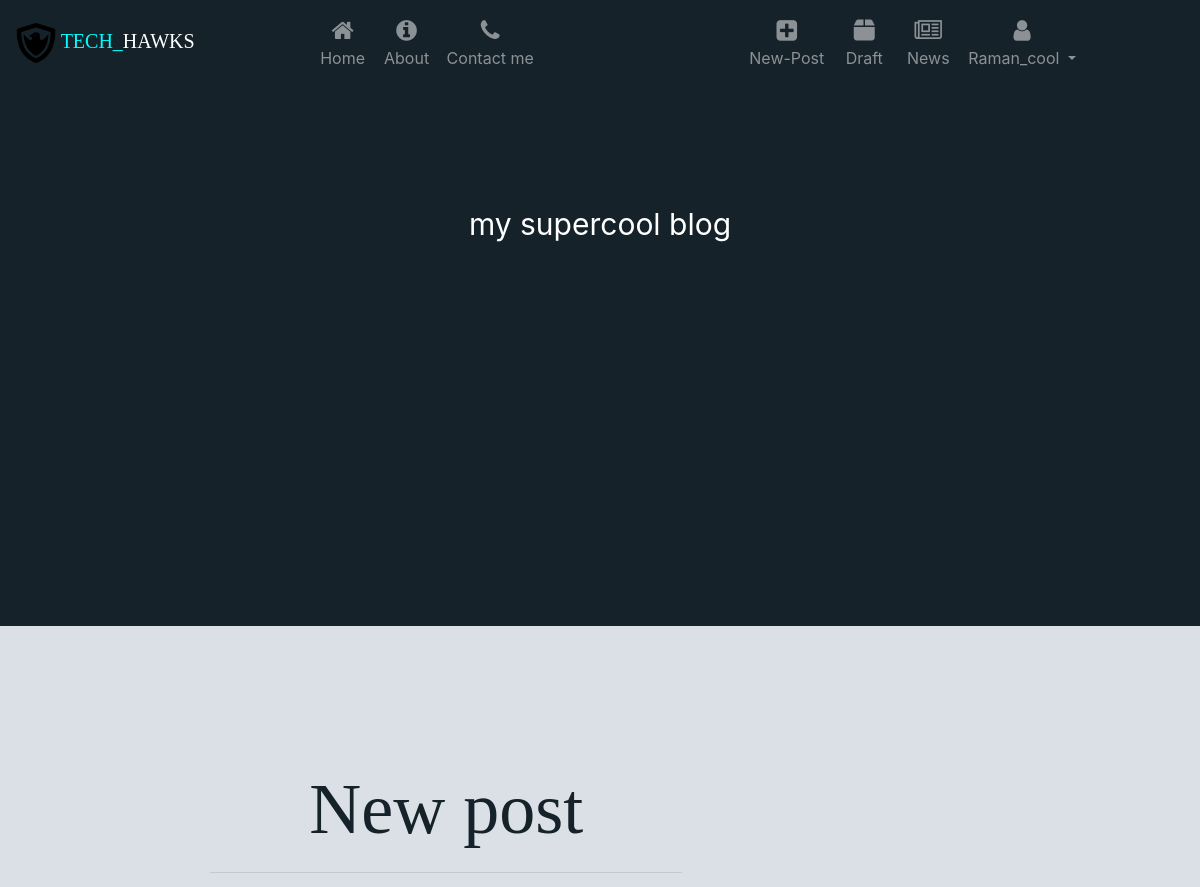
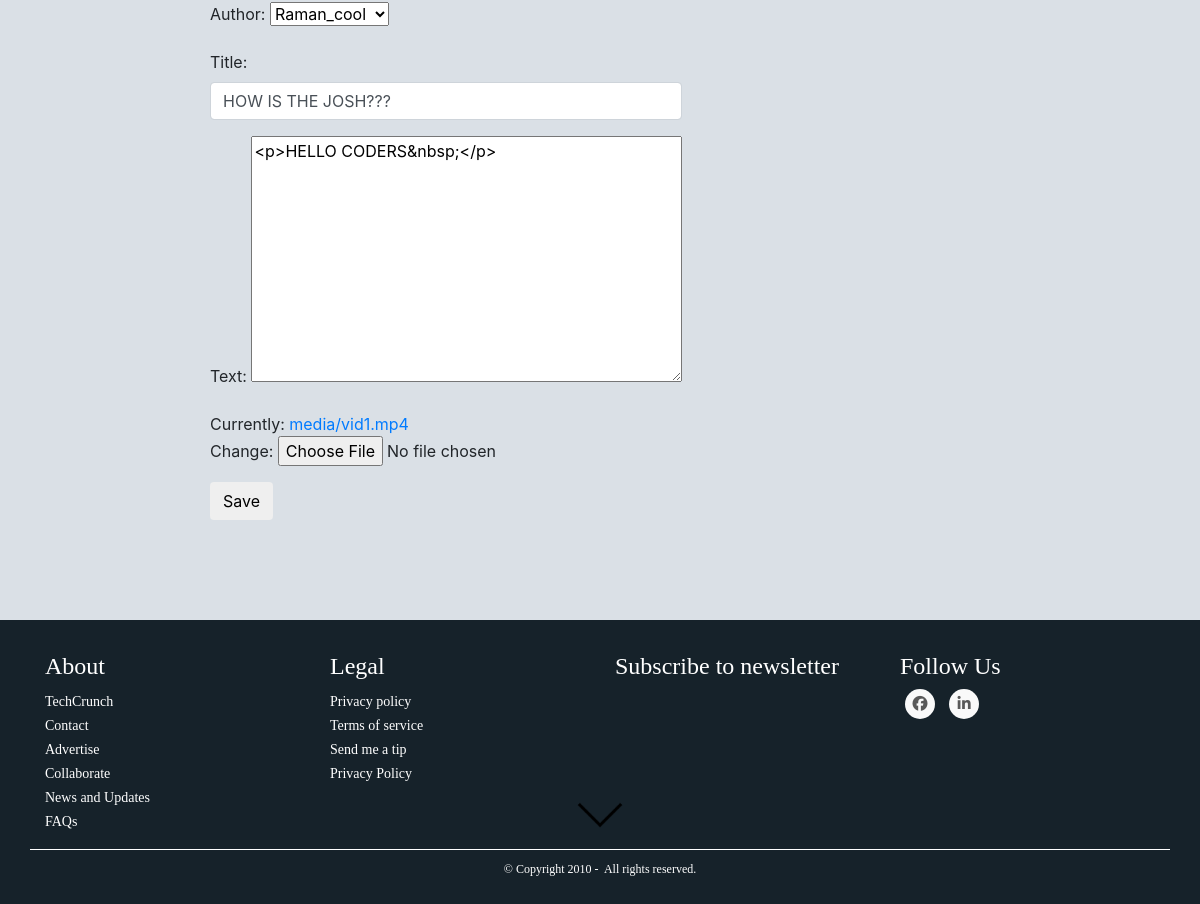
/post/19/edit/ (signed in), run on the app's committed database (2 pictures, top to bottom).
### blog/models.py (models this page shows, shortened)
class Post(models.Model):
    author = models.ForeignKey('auth.User',on_delete=models.CASCADE)
    title = models.CharField(max_length=200)
    text = models.TextField()
    created_date = models.DateTimeField(default=timezone.now)
    published_date = models.DateTimeField(blank=True, null=True)
    image = models.FileField(upload_to="media/",null=True, verbose_name="")

### blog/views.py (the view)
# urls.py: path('post/<int:pk>/edit/', views.PostUpdateView.as_view(), name='post_edit'),
class PostUpdateView(LoginRequiredMixin,UpdateView):
    login_url = '/login/'
    redirect_field_name = 'blog/post_detail.html'
    form_class = PostForm
    model = Post

### blog/forms.py
class PostForm(forms.ModelForm):
    class Meta:
        model = Post
        fields = ('author','title', 'text','image')
        widgets = {
            'title': forms.TextInput(attrs={'class': 'textinputclass form-control'}),
            'text': forms.Textarea(attrs={'class': 'editable medium-editor-textarea postcontent'}),
        }

### blog/templates/blog/post_form.html (shortened to what this page needs)
{% extends 'blog/base.html' %}
{% load static %}
{% block content %}
<div class="header">
  <div class="header-content">
    <h1>POST</h1>
    <p>my supercool blog</p>
  </div>
</div>
<div class="content container" style="margin-top: 100px;">
    <div class="content-block">
      <div class="blog_posts">
        <div class="container post-form">
          <h1 class="headings display-3">New post</h1>
          <hr>
          <form method="POST" class="post-form" enctype="multipart/form-data">
          {{form.as_p}}
          <button type="submit" class="save btn btn-default">Save</button>
          </form>
        </div>
      </div>
    </div>
  </div>
{% endblock %}

### blog/templates/blog/base.html (shortened to what this page needs)
<!DOCTYPE html>
{% load static %}
<html>
  <head>
    <link rel="stylesheet" href="https://maxcdn.bootstrapcdn.com/bootstrap/4.1.1/css/bootstrap.min.css">
    <link href="https://maxcdn.bootstrapcdn.com/font-awesome/4.7.0/css/font-awesome.min.css" rel="stylesheet">
    <link rel="stylesheet" href="//cdn.jsdelivr.net/medium-editor/latest/css/medium-editor.min.css" type="text/css" media="screen" charset="utf-8">
<link rel="stylesheet" href="https://stackpath.bootstrapcdn.com/bootstrap/4.1.3/css/bootstrap.min.css"
integrity="sha384-MCw98/SFnGE8fJT3GXwEOngsV7Zt27NXFoaoApmYm81iuXoPkFOJwJ8ERdknLPMO">
    <link rel="stylesheet" href="{% static 'css/blog.css' %}">
  </head>
  <body>
    <nav class="navbar navbar-icon-top navbar-expand-lg navbar-dark">
   <a class="navbar-brand" href="{% url 'post_list' %}"><img src="{% static 'images/logo-shield.png' %}" width = 40px height = 40px alt="Eagle-shield">
    <span>TECH_</span>HAWKS
   </a>
   <div class="collapse navbar-collapse nav-left" id="navbarSupportedContent">
     <ul class="navbar-nav mr-auto">
       <li class="nav-item">
         <a class="nav-link" onclick="openBanner(event,'landing-text')" href="{% url 'post_list' %}">
           <i class="fa fa-home"></i>
           Home
           </a>
       </li>
       <li class="nav-item">
         <a class="nav-link" onclick="openBanner(event,'About')" href="{% url 'about' %}">
           <i class="fa fa-info-circle">
           </i>
           About
         </a>
       </li>
       <li class="nav-item">
         <a class="nav-link" onclick="openBanner(event,'Contact')" href="{% url 'contact'%}">
           <i class="fa fa-phone">
           </i>
           Contact me
         </a>
       </li>
     </ul>
      {% if user.is_authenticated %}
     <ul class="navbar-nav nav-right ">
       <li class="nav-item">
         <a class="nav-link" onclick="openBanner(event,'new-post')" href="{% url 'post_new' %}">
           <i class="fa fa-plus-square">
           </i>
           New-Post
         </a>
       </li>
       <li class="nav-item">
         <a class="nav-link" onclick="openBanner(event,'Draft')"  href="{% url 'post_draft_list' %}">
           <i class="fa fa-box">
           </i>
           Draft
         </a>
       </li>
       <li class="nav-item">
         <a class="nav-link"  onclick="openBanner(event,'news')" href="{% url 'news' %}">
           <i class="fa fa-newspaper">
           </i>
          News
         </a>
       </li>
       <li class="nav-item dropdown">
         <a class="nav-link dropdown-toggle" href="#" id="navbarDropdown" role="button" data-toggle="dropdown" aria-haspopup="true" aria-expanded="false">
           <i class="fa fa-user">
           </i>
          {{ user.username}}
         </a>
       </li>
     </ul>
     {% else %}
     <a class="nav-item nav-link" href="{% url 'login' %}" aria-label="Login">
            <span class="fa fa-user" aria-hidden="true">Login</span></a>
      <a class="nav-item nav-link" href="{% url 'register' %}" aria-label="Login">
          <span class="fa fa-user" aria-hidden="true">Register</span></a>
        {% endif %}
   </div>
 </nav>
<section class = "header-down-arrow">
  <img src="{% static 'images/cue/downarrow.png' %}" width = "50" alt="downarrow">
</section>
        {% block content %}
        {% endblock %}
 <footer class="mainfooter" role="contentinfo">
  <div class="footer-middle">
  <div class="container">
    <div class="row">
      <div class="col-md-3 col-sm-6">
        <div class="footer-pad">
          <h4>About</h4>
          <ul class="list-unstyled">
            <li><a href="#">TechCrunch</a></li>
            <li><a href="#">Contact</a></li>
            <li><a href="#">Advertise</a></li>
            <li><a href="#">Collaborate</a></li>
            <li><a href="#">News and Updates</a></li>
            <li><a href="#">FAQs</a></li>
          </ul>
        </div>
      </div>
      <div class="col-md-3 col-sm-6">
        <div class="footer-pad">
          <h4>Legal</h4>
          <ul class="list-unstyled">
            <li><a href="#">Privacy policy</a></li>
            <li><a href="#">Terms of service</a></li>
            <li><a href="#">Send me a tip</a></li>
            <li><a href="#">Privacy Policy</a></li>
          </ul>
        </div>
      </div>
      <div class="col-md-3 col-sm-6">
        <div class="footer-pad">
          <h4>Subscribe to newsletter</h4>
        </div>
      </div>
    	<div class="col-md-3">
    		<h4>Follow Us</h4>
            <ul class="social-network social-circle">
             <li><a href="#" class="icoFacebook" title="Facebook"><i class="fa fa-facebook"></i></a></li>
             <li><a href="#" class="icoLinkedin" title="Linkedin"><i class="fa fa-linkedin"></i></a></li>
            </ul>
		</div>
    </div>
	<div class="row">
		<div class="col-md-12 copy">
			<p class="text-center">&copy; Copyright 2010 - <img src="" alt="">  All rights reserved.</p>
		</div>
	</div>
  </div>
  </div>
</footer>
  </body>
</html>

### blog/templates/blog/base.html (style rules this page uses)
body { background: #DAE0E6; }
html { scroll-behavior: smooth; }
.navbar-icon-top .navbar-nav .nav-link >.fa { position: relative; width: 36px; font-size: 24px; }
.navbar-icon-top .navbar-nav .nav-link > .fa { top: 3px; line-height: 12px; }
nav { background-color: #16222A; }
html { box-sizing: border-box; }
@media (min-width: 992px) { .navbar-icon-top.navbar-expand-lg .navbar-nav .nav-link { text-align: center; display: table-cell; height: 70px; vertical-align: middle; padding-top: 0; padding-bottom: 0; } }
@media (min-width: 992px) { .navbar-icon-top.navbar-expand-lg .navbar-nav .nav-link > .fa { display: block; width: 48px; margin: 2px auto 4px auto; top: 0; line-height: 24px; } }
.nav-left { margin-left: 100px; }
.nav-right { margin-right: 100px; }
.navbar-brand { font-family: 'Russo' }
.navbar-brand span { color: cyan; }
h1 { font-family: 'Russo' }
.headings { margin-top: 40px; margin-bottom: 20px; align-self: center; }
.content-block { display: flex; flex-direction: row; }
footer { background: #16222A; background: -webkit-linear-gradient(59deg, #3A6073, #16222A); background: #16222A; color: white; margin-top:100px; font-family: 'Russo' }
footer a { color: #fff; font-size: 14px; transition-duration: 0.2s; }
.copy { font-size: 12px; padding: 10px; border-top: 1px solid #FFFFFF; }
.footer-middle { padding-top: 2em; color: white; }
ul.social-network { list-style: none; display: inline; margin-left: 0 !important; padding: 0; }
ul.social-network li { display: inline; margin: 0 5px; }
.social-circle li a { display: inline-block; position: relative; margin: 0 auto 0 auto; -moz-border-radius: 50%; -webkit-border-radius: 50%; border-radius: 50%; text-align: center; width: 30px; height: 30px; font-size: 15px; }
.social-circle li i { margin: 0; line-height: 30px; text-align: center; }
.social-circle i { color: #595959; -webkit-transition: all 0.8s; -moz-transition: all 0.8s; -o-transition: all 0.8s; -ms-transition: all 0.8s; transition: all 0.8s; }
.social-network a { background-color: #F9F9F9; }
.content { width: 70%; }
.header { padding: 60px; text-align: center; background: #16222A; color: white; font-size: 30px; height: 18em; }
* { box-sizing:border-box; -moz-box-sizing: border-box; }
.header-down-arrow { position: absolute; bottom: 8vh; left: 0; right: 0; text-align: center; z-index: 10; }
.header-down-arrow img { animation: fade-slide-up 1s 1s ease-out forwards, pulse 2s 3s ease-out infinite; opacity: 0; }
h1,h2 { color: #16222A; text-align: center; }
.row:after { content: ""; display: table; clear: both; }

### data on the page
Post: author "Raman_cool", title "HOW IS THE JOSH???", text "<p>HELLO CODERS&nbsp;</p>"

### other printed values
{{ user.username }} "Raman_cool"
